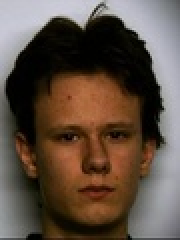
%> input picture PIB/Prj1/Dataset/face3.jpg, 90 x 120 px, shrunk from 214 x 285 before the run (shown 2 times larger)
$ octave --eval "face_detection_effects;"   (GNU Octave 9; MATLAB toolbox functions it lacks are replaced by stand-ins)
%> lines starting %> are read from the running program, lines starting %| are printed output that depends on the picture

%receives an image
%convert into a grayscale image
%performs face detection
%applys visual effects
function face_detection_effects()

image = imread('Dataset\face3.jpg');
%> image is the input picture: size 120x90x3 uint8; mean R, G, B 94.8, 78.8, 66.9
imageHat = imread("Dataset\pnghat.png");
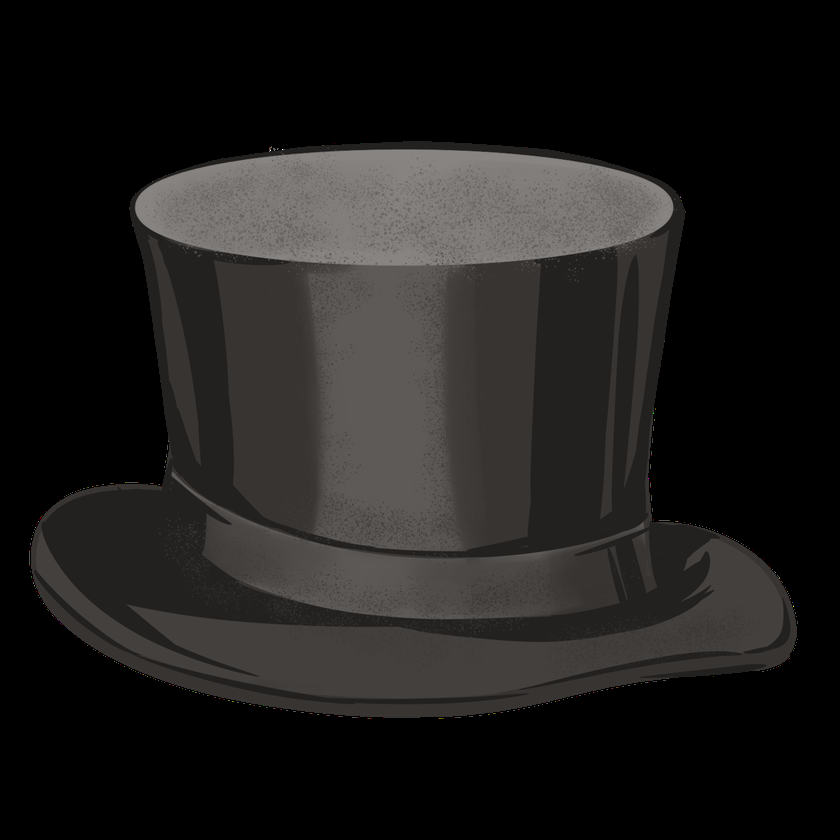
%> input picture PIB/Prj1/Dataset/pnghat.png, 840 x 840 px, shrunk from 2000 x 2000 before the run
%> imageHat is the input picture: size 840x840x3 uint8; mean R, G, B 30.3, 29.2, 28.3
imageGray = rgb2gray(image);
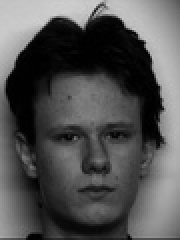
%> imageGray: size 120x90 uint8 (shown 2 times larger); min 0, max 208, mean 82.2
%closes all the figures
close all

%cleans the console
clc

detectorFace = vision.CascadeObjectDetector('LeftEye','MergeThreshold',60);
%> (the run ends here)
